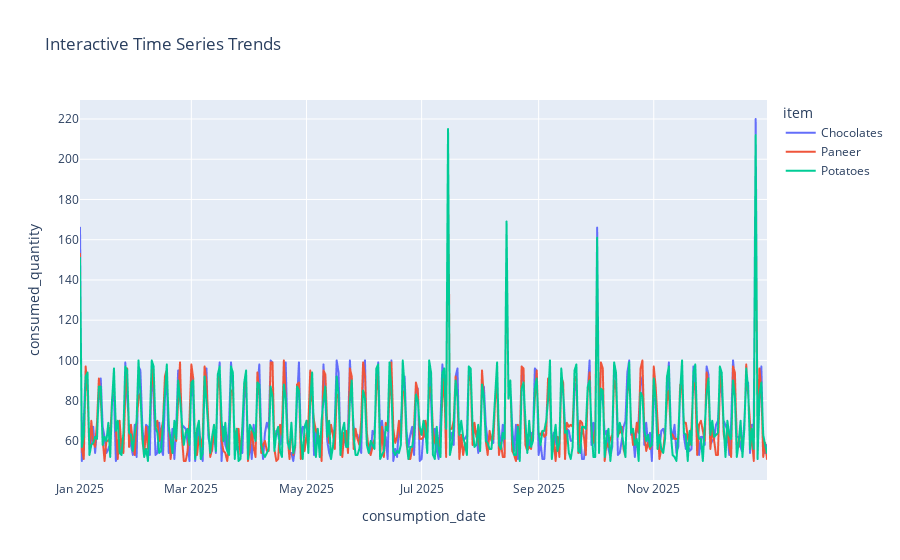

Write notebook code for a chart like this one.
### Code cell
import pandas as pd
import matplotlib.pyplot as plt
import seaborn as sns
import plotly.express as px

# Load dataset
file_path = "consumption_data_2025.xlsx"
df = pd.read_excel(file_path)

# Convert date column to datetime format
df['consumption_date'] = pd.to_datetime(df['consumption_date'])

# Aggregate consumption per item per day
df_grouped = df.groupby(['consumption_date', 'item'])['consumed_quantity'].sum().reset_index()

# Get unique items for visualization
unique_items = df_grouped['item'].unique()

# Plot time series trends for each item
plt.figure(figsize=(12, 6))
for item in unique_items:
    item_data = df_grouped[df_grouped['item'] == item]
    plt.plot(item_data['consumption_date'], item_data['consumed_quantity'], label=item)
plt.xlabel('Date')
plt.ylabel('Consumed Quantity')
plt.title('Time Series Trends for Each Item')
plt.legend()
plt.grid()
plt.show()

# Identify peaks and troughs using Seaborn
plt.figure(figsize=(12, 6))
sns.boxplot(x='item', y='consumed_quantity', data=df_grouped)
plt.xticks(rotation=45)
plt.title('Peaks and Troughs in Consumption')
plt.show()

# Compute correlation between items (cross-consumption patterns)
item_pivot = df_grouped.pivot(index='consumption_date', columns='item', values='consumed_quantity').fillna(0)
correlation_matrix = item_pivot.corr()

# Plot heatmap for correlations
plt.figure(figsize=(10, 6))
sns.heatmap(correlation_matrix, annot=True, cmap='coolwarm', fmt='.2f')
plt.title('Correlation Between Items (Cross-Consumption Patterns)')
plt.show()

# Interactive visualization using Plotly
fig = px.line(df_grouped, x='consumption_date', y='consumed_quantity', color='item', 
              title='Interactive Time Series Trends')
fig.show()

### Figure 1 — Plotly figure (JSON) as saved in the notebook; plotly's stock layout.template omitted (floating-point values rounded to 4 significant figures; data arrays with more than 128 entries replaced by an {"elided": "..."} marker saying what was removed)
{"data": [{"hovertemplate": "item=Chocolates<br>consumption_date=%{x}<br>consumed_quantity=%{y}<extra></extra>", "legendgroup": "Chocolates", "line": {"color": "#636efa", "dash": "solid"}, "marker": {"symbol": "circle"}, "mode": "lines", "name": "Chocolates", "showlegend": true, "type": "scattergl", "x": {"elided": "365 str values"}, "xaxis": "x", "y": {"elided": "365 int values"}, "yaxis": "y"}, {"hovertemplate": "item=Paneer<br>consumption_date=%{x}<br>consumed_quantity=%{y}<extra></extra>", "legendgroup": "Paneer", "line": {"color": "#EF553B", "dash": "solid"}, "marker": {"symbol": "circle"}, "mode": "lines", "name": "Paneer", "showlegend": true, "type": "scattergl", "x": {"elided": "365 str values"}, "xaxis": "x", "y": {"elided": "365 int values"}, "yaxis": "y"}, {"hovertemplate": "item=Potatoes<br>consumption_date=%{x}<br>consumed_quantity=%{y}<extra></extra>", "legendgroup": "Potatoes", "line": {"color": "#00cc96", "dash": "solid"}, "marker": {"symbol": "circle"}, "mode": "lines", "name": "Potatoes", "showlegend": true, "type": "scattergl", "x": {"elided": "365 str values"}, "xaxis": "x", "y": {"elided": "365 int values"}, "yaxis": "y"}], "layout": {"legend": {"title": {"text": "item"}, "tracegroupgap": 0}, "title": {"text": "Interactive Time Series Trends"}, "xaxis": {"anchor": "y", "domain": [0, 1], "title": {"text": "consumption_date"}}, "yaxis": {"anchor": "x", "domain": [0, 1], "title": {"text": "consumed_quantity"}}}}
